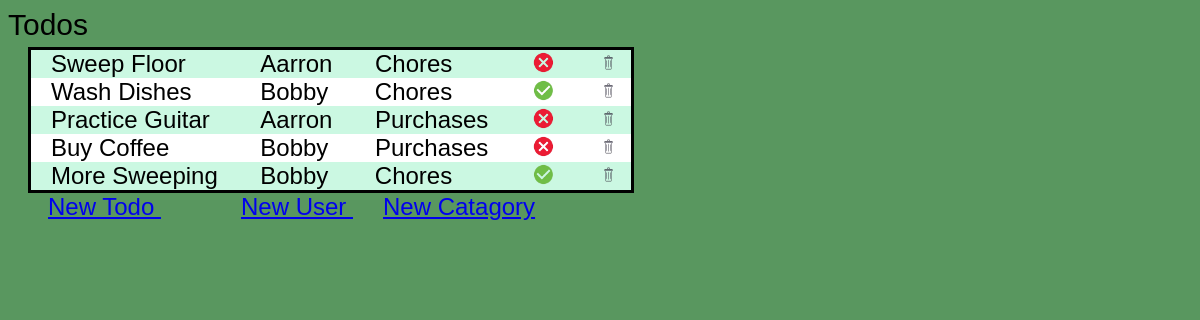
Before: / with the older database file.
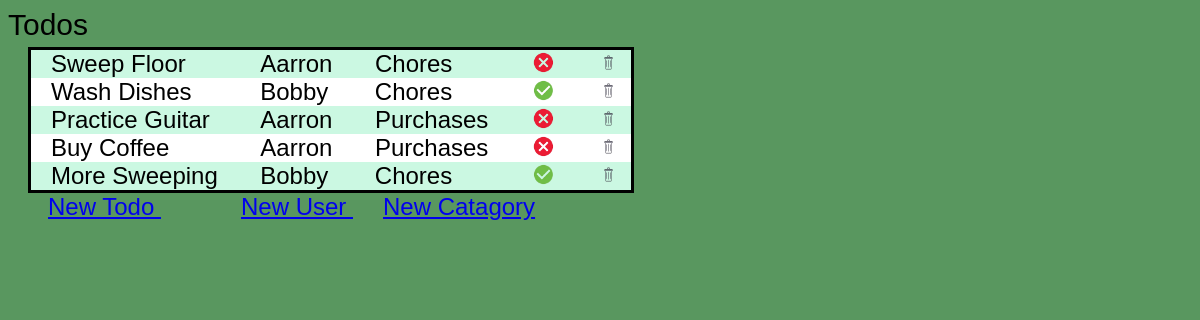
After: the same page with the newer database file.
### main/models.py (models this page shows, shortened)
class Todo(models.Model):
    Description = models.CharField(max_length=30)
    Finished = models.BooleanField()
    Catagory = models.ForeignKey(Catagory,on_delete=models.DO_NOTHING)
    AssignedPerson = models.ForeignKey(Person,on_delete=models.DO_NOTHING)

class Person(models.Model):
    Name = models.CharField(max_length=30)
    EfficiencyScore = models.DecimalField

class Catagory(models.Model):
    Name = models.CharField(max_length=30)

### main/views.py (the view)
# urls.py: path('',views.main_page,name='home'),
def main_page(request):
    alltodos = Todo.objects.all()
    return render(request,'hello.html',{'name':'Aarron','alltodos':alltodos})

### main/templates/hello.html (shortened to what this page needs)
{% load static %}
<html>
<body style="background-color: rgb(89, 151, 95);">
    <header style="font-size: 30px;"> Todos </header>
    <div id="ab" style="border-style: solid;border-color: black;">
        {% for a in alltodos %}
        <div  class="maintable" style="display: flex;flex-direction: row;" ondblclick="editTodo('{{a.pk}}')">
            <div style="width:300px;margin-left:20px;">
                {{a.Description}}
            </div>
            <div style="margin-left:20px;margin-right:20px;width:150px;">
                {{a.AssignedPerson.Name}}
            </div>
            <div style="width:200px;">
            {{a.Catagory.Name}}
            </div>
            {% if a.Finished == True %}
            <img src="{% static 'done.png' %}" width="25" height="25" style="margin-left:30px;margin-right:30px;" onclick='taskCompleteSwitch(this,"{{a.pk}}")'>
            {% else %}
            <img src="{% static 'notdone.png' %}" width="25" height="25" style="margin-left:30px;margin-right:30px;" onclick='taskCompleteSwitch(this,"{{a.pk}}")'>
            {% endif %}
            <img src="{% static 'trashcan.png' %}" width="25" height="25" style="margin-left:10px;margin-right:10px;" onclick='deleteTodo(this,"{{a.pk}}")'>
        </div>
        {%endfor%}
    </div>
    <a href="/addTodo" style="font-size:24px;margin-left:40px;"> New Todo </a>
    <a href="/addPerson" style="font-size:24px;margin-left:80px;"> New User </a>
    <a href="/addCatagory" style="margin-left:30px;font-size:24px;"> New Catagory </a>
</body>
</html>

Changed rows visible on the page:
changed Todo "Buy Coffee": AssignedPerson.Name "Bobby" → "Aarron"
